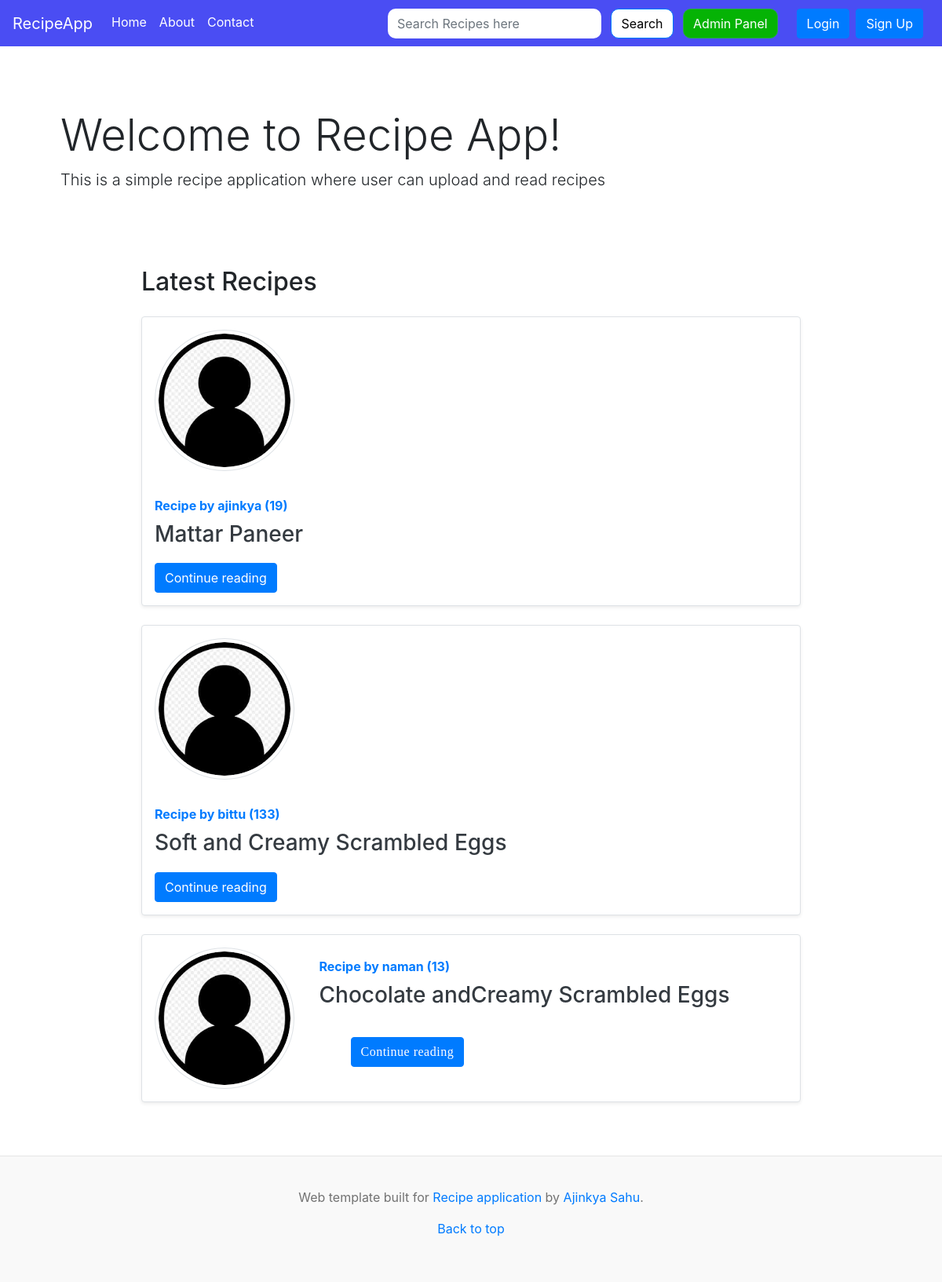
The page /home on the database its author committed.
### recipe/models.py (models this page shows, shortened)
class Recipe(models.Model):
    sno=models.AutoField(primary_key=True)
    title=models.CharField(max_length=255,unique = True)
    author=models.ForeignKey(User, on_delete=models.CASCADE)     #, null=True)
    views= models.IntegerField(default=0)
    timeStamp=models.DateTimeField(default = now)
    pic = models.ImageField("Recipe pics",upload_to= user_directory_path, blank=True,null=True)
    ingredients = HTMLField()
    content =  HTMLField()

### users/models.py (models this page shows, shortened)
class Profile(models.Model):
    user = models.OneToOneField(User,on_delete=models.CASCADE)
    image = models.ImageField(default="default.jpg",upload_to = 'profile_pics')

### home/views.py (the view)
# urls.py: 2. Add a URL to urlpatterns:  path('', views.home, name='home')
def home(request):
    allPosts= Recipe.objects.all()
    context={'allPosts': allPosts}
    return render(request,'home/home.html',context)

### templates/home/home.html (shortened to what this page needs)
{% extends 'base.html' %} {% block title %} Home{% endblock title %} {% block homeactive %}active{% endblock homeactive %} {% block body %}
{% if is_paginated and page_obj.has_previous %}
{% else %}
<div class="body_container">
<div class="container">
    <div class="jumbotron my-3 recipe_background">
        <h1 class="display-4">Welcome to Recipe App!</h1>
        <p class="lead">This is a simple recipe application where user can upload and read recipes</p>
    </div>
</div>
{% endif %}
<div class="container_m">
    <h2>Latest Recipes</h2>
    {% for post in allPosts  %}
    <div class="row no-gutters border align-items-center rounded overflow-hidden flex-md-row mb-4 shadow-sm h-md-250 my-4 position-relative container_main">
        <div class="col-3 d-none d-lg-block p-3">
            <img src="{{post.author.profile.image.url}}" class="img-thumbnail rounded-circle" style="height:180px;width:180px;" alt="img - {{post.author.username}}">
        </div>
        <div class="col p-3 d-flex flex-column position-static">
            <strong class="d-inline-block mb-2 text-primary">Recipe  by {{post.author}} ({{post.views}})</strong>
            <h3 class="mb-0"><a class="text-dark" href="{% url 'recipe:recipePost' post.title %}">{{post.title}} </a> </h3>
            <p class="card-text mb-auto mt-3">{{post.content|safe |truncatechars:200}}</p>
            <div class="my-2">
            	<a href="{% url 'recipe:recipePost' post.title %}" role="button" class="btn btn-primary">Continue reading</a>
            </div>
        </div>
    </div>
    {% endfor %}
</div>
{% endblock %}

### templates/home/home.html (style rules this page uses)
.container_main { background-color: rgb(255, 255, 255); width: 70vw; display: flex; flex-direction: row; }
.body_container { align-items: center; align-items: center; justify-content: center; display: flex; flex-direction: column; }
.recipe_background { background: rgb(255, 255, 255); background-size: cover; }
body { background-image: url("https://images.pexels.com/photos/1030947/pexels-photo-1030947.jpeg?auto=compress&cs=tinysrgb&w=1260&h=750&dpr=1"); background-size: cover; }

### rows shown on the page
Recipe: author.profile.image (placeholder picture), author "ajinkya", views "19", title "Mattar Paneer"
Recipe: author.profile.image (placeholder picture), author "bittu", views "133", title "Soft and Creamy Scrambled Eggs"
Recipe: author.profile.image (placeholder picture), author "naman", views "13", title "Chocolate andCreamy Scrambled Eggs"
